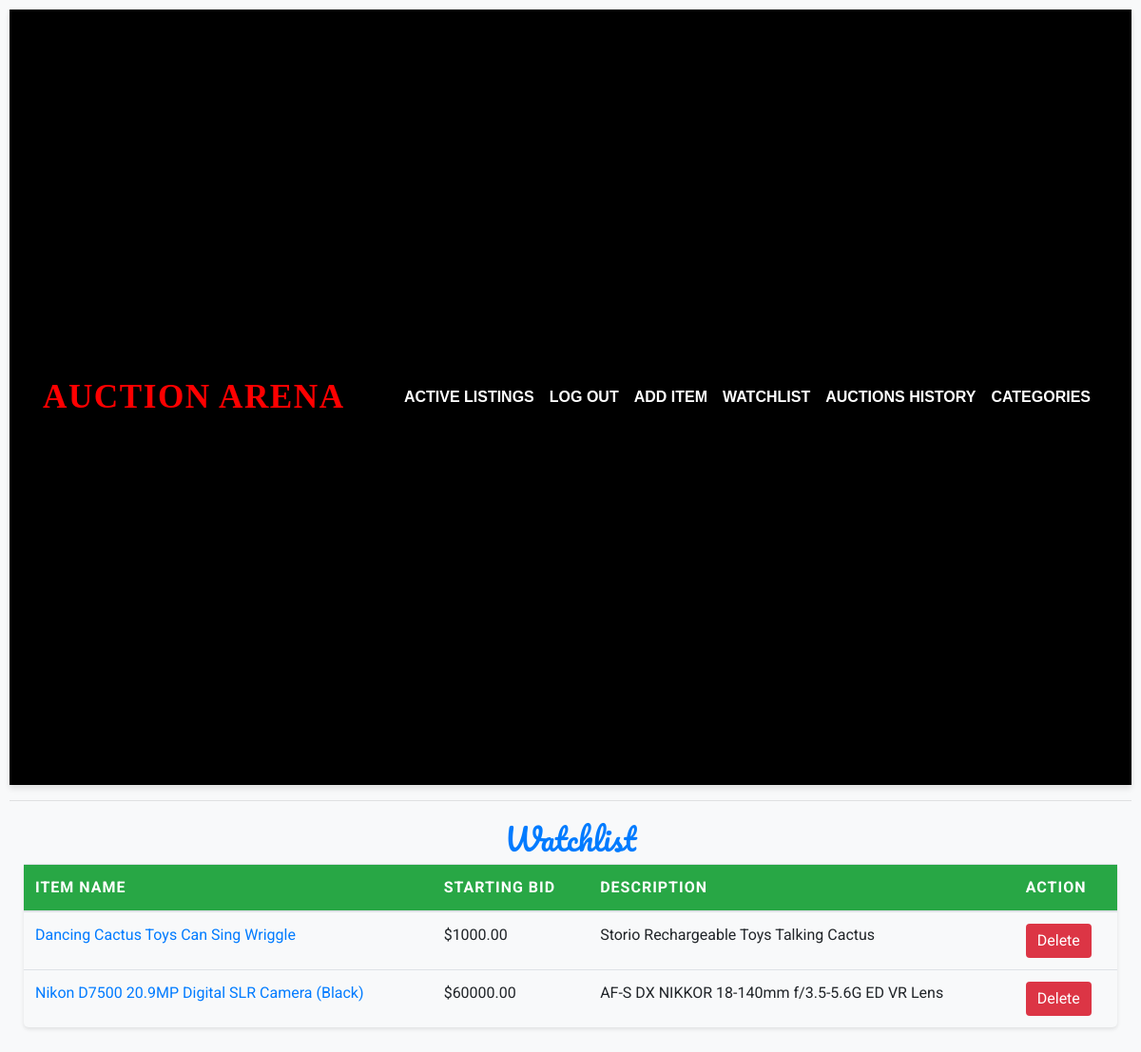
The page /watchlist (signed in) on the database its author committed.
### auctions/models.py (models this page shows, shortened)
class Watchlist(models.Model):
    items = models.ForeignKey(Item, on_delete=models.CASCADE)
    user = models.ForeignKey(User, on_delete=models.CASCADE, related_name='watchlist_list')

class Item(models.Model):
    user = models.ForeignKey(User, on_delete=models.CASCADE, related_name="item_list")
    title = models.CharField(max_length=64)
    description = models.CharField(max_length=256, blank=True)
    img_url = models.CharField(max_length=256, blank=True)
    starting_bid = models.DecimalField(decimal_places=2, max_digits=8)
    category = models.CharField(max_length=24, default='No Category')
    status = models.BooleanField(default=True)

### auctions/views.py (the view)
# urls.py: path("watchlist", views.watchlist_view, name="watchlist"),
def watchlist_view(request):
    current_user = User.objects.filter(username=request.user.username).get()
    watchlist = current_user.watchlist_list.all()
    return render(request, "auctions/watchlist.html",{
        "watchlist": watchlist
    })

### auctions/templates/auctions/watchlist.html (shortened to what this page needs)
{% extends 'auctions/layout.html' %}
{% load static %}
{% block body %}
<div class="container-fluid table-container">
    <h2 class="header-text text-center">Watchlist</h2>
    <table class="table table-hover">
        <thead>
            <tr>
                <th scope="col">Item Name</th>
                <th scope="col">Starting Bid</th>
                <th scope="col">Description</th>
                <th scope="col">Action</th>
            </tr>
        </thead>
        <tbody>
            {% for item in watchlist %}
            <tr>
                <td><a href="{% url 'auctions:listing_details' %}?listing_title={{ item.items.title }}">{{ item.items.title }}</a></td>
                <td>${{ item.items.starting_bid }}</td>
                <td>{{ item.items.description }}</td>
                <td>
                    <form action="{% url 'auctions:delete_item_watchlist' %}" method="POST">
                        <button type="submit" class="btn btn-primary">Delete</button>
                    </form>
                </td>
            </tr>
            {% empty %}
            <tr>
                <td colspan="4" class="empty-watchlist">Watchlist empty</td>
            </tr>
            {% endfor %}
        </tbody>
    </table>
</div>
{% endblock %}

### auctions/templates/auctions/layout.html (shortened to what this page needs)
{% load static %}
<!DOCTYPE html>
<html lang="en">
<head>
    <link rel="stylesheet" href="https://stackpath.bootstrapcdn.com/bootstrap/4.4.1/css/bootstrap.min.css">
    <link href="{% static 'auctions/styles.css' %}" rel="stylesheet">
</head>
<body>
    <nav class="navbar navbar-expand-lg navbar-custom">
        <div class="container">
            <a class="navbar-brand" href="{% url 'auctions:index' %}">Auction Arena</a>
            <div class="collapse navbar-collapse" id="navbarNav">
                <ul class="navbar-nav ml-auto">
                    <li class="nav-item"><a class="nav-link" href="{% url 'auctions:index' %}">ACTIVE LISTINGS</a></li>
                    {% if user.is_authenticated %}
                        <li class="nav-item"><a class="nav-link" href="{% url 'auctions:logout' %}">LOG OUT</a></li>
                        <li class="nav-item"><a class="nav-link" href="{% url 'auctions:add' %}">ADD ITEM</a></li>
                        <li class="nav-item"><a class="nav-link" href="{% url 'auctions:watchlist' %}">WATCHLIST</a></li>
                        <li class="nav-item"><a class="nav-link" href="{% url 'auctions:auctions_history' %}">AUCTIONS HISTORY</a></li>
                    {% else %}
                        <li class="nav-item"><a class="nav-link" href="{% url 'auctions:login' %}">LOG IN</a></li>
                        <li class="nav-item"><a class="nav-link" href="{% url 'auctions:register' %}">REGISTER</a></li>
                    {% endif %}
                    <li class="nav-item"><a class="nav-link" href="{% url 'auctions:category_list' %}">CATEGORIES</a></li>
                </ul>
            </div>
        </div>
    </nav>
    <hr>
    {% block body %}
    {% endblock %}
</body>
</html>

### auctions/static/auctions/styles.css (style rules this page uses)
body { padding: 10px; }
.container { display: flex; align-items: center; justify-content: center; min-height: 100vh; }
.btn-primary { background-color: #007bff; border-color: #007bff; transition: background-color 0.3s, border-color 0.3s; }

### auctions/templates/auctions/layout.html (style rules this page uses)
body { background: #f8f9fa; color: #333; font-family: 'Arial', sans-serif; }
.navbar-custom { background-color: #000; box-shadow: 0 4px 6px rgba(0, 0, 0, 0.1); }
.navbar-brand { color: red !important; font-size: 1em; font-weight: bold; text-transform: uppercase; transition: color 0.3s ease; }
.navbar-brand { font-family: 'CursiveFont', cursive; font-size: 2.2em; text-shadow: 2px 2px 4px rgba(0, 0, 0, 0.6); letter-spacing: 1.5px; color: #FFD700; }
.navbar-nav .nav-link { color: white !important; font-size: 1em; font-weight: bold; text-transform: uppercase; transition: color 0.3s ease; }
.nav-link { font-size: 1em; font-weight: bold; padding: 10px 15px; color: white; }
.nav-item { display: inline-block; }

### auctions/templates/auctions/watchlist.html (style rules this page uses)
.table-container { margin-top: 20px; }
.table { background-color: #f8f9fa; border-radius: 5px; box-shadow: 0 2px 4px rgba(0, 0, 0, 0.1); }
th { background-color: #28a745; color: white; font-family: 'Roboto', sans-serif; text-transform: uppercase; letter-spacing: 1px; }
td { vertical-align: middle; font-family: 'Roboto', sans-serif; }
.header-text { font-family: 'Pacifico', cursive; color: #007bff; text-transform: capitalize; }
.btn-primary { background-color: #dc3545; border: none; font-family: 'Roboto', sans-serif; }
.table td a { color: #007bff; text-decoration: none; }

### rows shown on the page
Watchlist: items "Dancing Cactus Toys Can Sing Wriggle", items.starting_bid "1000.00", items.description "Storio Rechargeable Toys Talking Cactus"
Watchlist: items "Nikon D7500 20.9MP Digital SLR Camera (Black)", items.starting_bid "60000.00", items.description "AF-S DX NIKKOR 18-140mm f/3.5-5.6G ED VR Lens"
